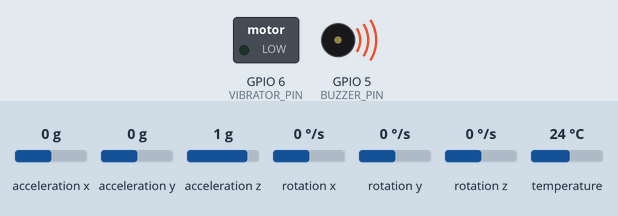
Recording of a sketch running on a simulated ESP32-S3. Shown: switched loads named in the sketch (green lamp = pin HIGH), buzzer (waves = sounding). The inputs (shaded band) are chosen by the test bench; at power-on: acceleration x 0 g, acceleration y 0 g, acceleration z 1 g, rotation x 0 °/s, rotation y 0 °/s, rotation z 0 °/s, temperature 24 °C. Pins used as bus, display or sensor lines are not drawn; what the sketch prints to the serial monitor is not drawn.

Above: at 1.1 s.
At 1.6 s:
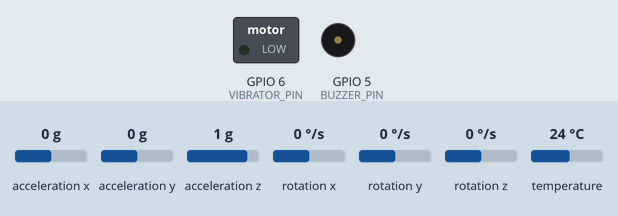
Timing chart, 0 to 3.1 s (numbered marks = the images above):
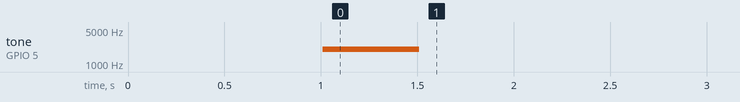

The sketch:

test_hc_buzzer.ino
```cpp
#include <Wire.h>
#include <Adafruit_MPU6050.h>
#include <Adafruit_Sensor.h>

#define BUZZER_PIN 5
#define VIBRATOR_PIN 6
#define I2C_SDA_PIN 8
#define I2C_SCL_PIN 9

Adafruit_MPU6050 mpu;

void setup() {
  Serial.begin(115200);
  delay(1000);

  Serial.println("\n\n=========================================");
  Serial.println("BÀI TEST MPU6050 ĐIỀU KHIỂN CÒI & RUNG");
  Serial.println("=========================================");

  pinMode(BUZZER_PIN, OUTPUT);
  pinMode(VIBRATOR_PIN, OUTPUT);

  // Kêu 1 tiếng bíp ngắn để báo hiệu khởi động
  Serial.println("Đang test còi khởi động...");
  digitalWrite(BUZZER_PIN, HIGH);
  tone(BUZZER_PIN, 2000);
  delay(500);
  digitalWrite(BUZZER_PIN, LOW);
  noTone(BUZZER_PIN);

  // Khởi tạo MPU6050
  Wire.begin(I2C_SDA_PIN, I2C_SCL_PIN);
  if (!mpu.begin()) {
    Serial.println("❌ LỖI: Không tìm thấy MPU6050!");
    while (1) {
      delay(10);
    }
  }
  Serial.println("✅ MPU6050 đã sẵn sàng!");
  mpu.setAccelerometerRange(MPU6050_RANGE_8_G);
}

void loop() {
  sensors_event_t a, g, temp;
  mpu.getEvent(&a, &g, &temp);

  float totalAccel = sqrt(a.acceleration.x * a.acceleration.x +
                          a.acceleration.y * a.acceleration.y +
                          a.acceleration.z * a.acceleration.z);

  Serial.print("📊 Gia tốc hiện tại: ");
  Serial.print(totalAccel);
  Serial.print(" m/s^2 ---> ");

  if (totalAccel > 25.0) {
    Serial.println("🚨 PHÁT HIỆN TÉ NGÃ! KÍCH HOẠT CÒI VÀ RUNG!");

    // Bật Rung và Còi
    digitalWrite(VIBRATOR_PIN, HIGH);
    digitalWrite(BUZZER_PIN, HIGH);
    tone(BUZZER_PIN, 2000);

    delay(2000);

    // Tắt Rung và Còi
    digitalWrite(VIBRATOR_PIN, LOW);
    digitalWrite(BUZZER_PIN, LOW);
    noTone(BUZZER_PIN);
    Serial.println("✅ Đã tắt.");
  } else {
    Serial.println("Bình thường");
  }

  delay(500);
}
```
